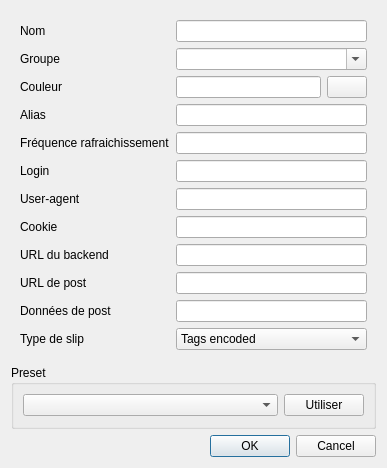
<?xml version="1.0" encoding="UTF-8"?>
<ui version="4.0">
 <class>QQBouchotSettingsDialog</class>
 <widget class="QDialog" name="QQBouchotSettingsDialog">
  <property name="geometry">
   <rect>
    <x>0</x>
    <y>0</y>
    <width>387</width>
    <height>468</height>
   </rect>
  </property>
  <property name="sizePolicy">
   <sizepolicy hsizetype="Preferred" vsizetype="Fixed">
    <horstretch>0</horstretch>
    <verstretch>0</verstretch>
   </sizepolicy>
  </property>
  <property name="windowTitle">
   <string>Dialog</string>
  </property>
  <layout class="QVBoxLayout" name="verticalLayout">
   <item>
    <widget class="QWidget" name="widget" native="true">
     <layout class="QFormLayout" name="formLayout">
      <item row="0" column="0">
       <widget class="QLabel" name="label_11">
        <property name="text">
         <string>Nom</string>
        </property>
       </widget>
      </item>
      <item row="0" column="1">
       <widget class="QLineEdit" name="nameLineEdit"/>
      </item>
      <item row="1" column="0">
       <widget class="QLabel" name="label_12">
        <property name="text">
         <string>Groupe</string>
        </property>
       </widget>
      </item>
      <item row="3" column="0">
       <widget class="QLabel" name="label">
        <property name="text">
         <string>Couleur</string>
        </property>
       </widget>
      </item>
      <item row="3" column="1">
       <widget class="QWidget" name="widget_2" native="true">
        <layout class="QHBoxLayout" name="horizontalLayout">
         <property name="leftMargin">
          <number>0</number>
         </property>
         <property name="topMargin">
          <number>0</number>
         </property>
         <property name="rightMargin">
          <number>0</number>
         </property>
         <property name="bottomMargin">
          <number>0</number>
         </property>
         <item>
          <widget class="QLineEdit" name="colorLineEdit"/>
         </item>
         <item>
          <widget class="QPushButton" name="colorSelPushButton">
           <property name="text">
            <string/>
           </property>
          </widget>
         </item>
        </layout>
       </widget>
      </item>
      <item row="4" column="0">
       <widget class="QLabel" name="label_2">
        <property name="text">
         <string>Alias</string>
        </property>
       </widget>
      </item>
      <item row="4" column="1">
       <widget class="QLineEdit" name="aliasLineEdit"/>
      </item>
      <item row="5" column="0">
       <widget class="QLabel" name="label_3">
        <property name="text">
         <string>Fréquence rafraichissement</string>
        </property>
       </widget>
      </item>
      <item row="5" column="1">
       <widget class="QLineEdit" name="refreshRateLineEdit"/>
      </item>
      <item row="6" column="0">
       <widget class="QLabel" name="label_4">
        <property name="text">
         <string>Login</string>
        </property>
       </widget>
      </item>
      <item row="6" column="1">
       <widget class="QLineEdit" name="loginLineEdit"/>
      </item>
      <item row="7" column="0">
       <widget class="QLabel" name="label_5">
        <property name="text">
         <string>User-agent</string>
        </property>
       </widget>
      </item>
      <item row="7" column="1">
       <widget class="QLineEdit" name="uaLineEdit"/>
      </item>
      <item row="8" column="0">
       <widget class="QLabel" name="label_6">
        <property name="text">
         <string>Cookie</string>
        </property>
       </widget>
      </item>
      <item row="8" column="1">
       <widget class="QLineEdit" name="cookieLineEdit"/>
      </item>
      <item row="9" column="0">
       <widget class="QLabel" name="label_7">
        <property name="text">
         <string>URL du backend</string>
        </property>
       </widget>
      </item>
      <item row="9" column="1">
       <widget class="QLineEdit" name="urlBackendLineEdit">
        <property name="readOnly">
         <bool>false</bool>
        </property>
       </widget>
      </item>
      <item row="10" column="0">
       <widget class="QLabel" name="label_8">
        <property name="text">
         <string>URL de post</string>
        </property>
       </widget>
      </item>
      <item row="10" column="1">
       <widget class="QLineEdit" name="urlPostLineEdit">
        <property name="readOnly">
         <bool>false</bool>
        </property>
       </widget>
      </item>
      <item row="11" column="0">
       <widget class="QLabel" name="label_9">
        <property name="text">
         <string>Données de post</string>
        </property>
       </widget>
      </item>
      <item row="11" column="1">
       <widget class="QLineEdit" name="postDataLineEdit">
        <property name="readOnly">
         <bool>false</bool>
        </property>
       </widget>
      </item>
      <item row="12" column="0">
       <widget class="QLabel" name="label_10">
        <property name="text">
         <string>Type de slip</string>
        </property>
       </widget>
      </item>
      <item row="12" column="1">
       <widget class="QComboBox" name="slipTypeComboBox">
        <item>
         <property name="text">
          <string>Tags encoded</string>
         </property>
        </item>
        <item>
         <property name="text">
          <string>Raw tags</string>
         </property>
        </item>
       </widget>
      </item>
      <item row="1" column="1">
       <widget class="QComboBox" name="groupSelComboBox">
        <property name="sizePolicy">
         <sizepolicy hsizetype="Expanding" vsizetype="Fixed">
          <horstretch>0</horstretch>
          <verstretch>0</verstretch>
         </sizepolicy>
        </property>
        <property name="editable">
         <bool>true</bool>
        </property>
       </widget>
      </item>
     </layout>
    </widget>
   </item>
   <item>
    <widget class="QGroupBox" name="presetGroupBox">
     <property name="title">
      <string>Preset</string>
     </property>
     <property name="alignment">
      <set>Qt::AlignLeading|Qt::AlignLeft|Qt::AlignTop</set>
     </property>
     <property name="checkable">
      <bool>false</bool>
     </property>
     <layout class="QHBoxLayout" name="horizontalLayout_2">
      <item>
       <widget class="QComboBox" name="presetComboBox">
        <property name="sizePolicy">
         <sizepolicy hsizetype="Expanding" vsizetype="Fixed">
          <horstretch>0</horstretch>
          <verstretch>0</verstretch>
         </sizepolicy>
        </property>
       </widget>
      </item>
      <item>
       <widget class="QPushButton" name="presetPushButton">
        <property name="sizePolicy">
         <sizepolicy hsizetype="Minimum" vsizetype="Fixed">
          <horstretch>0</horstretch>
          <verstretch>0</verstretch>
         </sizepolicy>
        </property>
        <property name="text">
         <string>Utiliser</string>
        </property>
       </widget>
      </item>
     </layout>
    </widget>
   </item>
   <item>
    <widget class="QDialogButtonBox" name="buttonBox">
     <property name="orientation">
      <enum>Qt::Horizontal</enum>
     </property>
     <property name="standardButtons">
      <set>QDialogButtonBox::Cancel|QDialogButtonBox::Ok</set>
     </property>
    </widget>
   </item>
  </layout>
 </widget>
 <resources/>
 <connections>
  <connection>
   <sender>buttonBox</sender>
   <signal>accepted()</signal>
   <receiver>QQBouchotSettingsDialog</receiver>
   <slot>accept()</slot>
   <hints>
    <hint type="sourcelabel">
     <x>248</x>
     <y>254</y>
    </hint>
    <hint type="destinationlabel">
     <x>157</x>
     <y>274</y>
    </hint>
   </hints>
  </connection>
  <connection>
   <sender>buttonBox</sender>
   <signal>rejected()</signal>
   <receiver>QQBouchotSettingsDialog</receiver>
   <slot>reject()</slot>
   <hints>
    <hint type="sourcelabel">
     <x>316</x>
     <y>260</y>
    </hint>
    <hint type="destinationlabel">
     <x>286</x>
     <y>274</y>
    </hint>
   </hints>
  </connection>
 </connections>
</ui>
